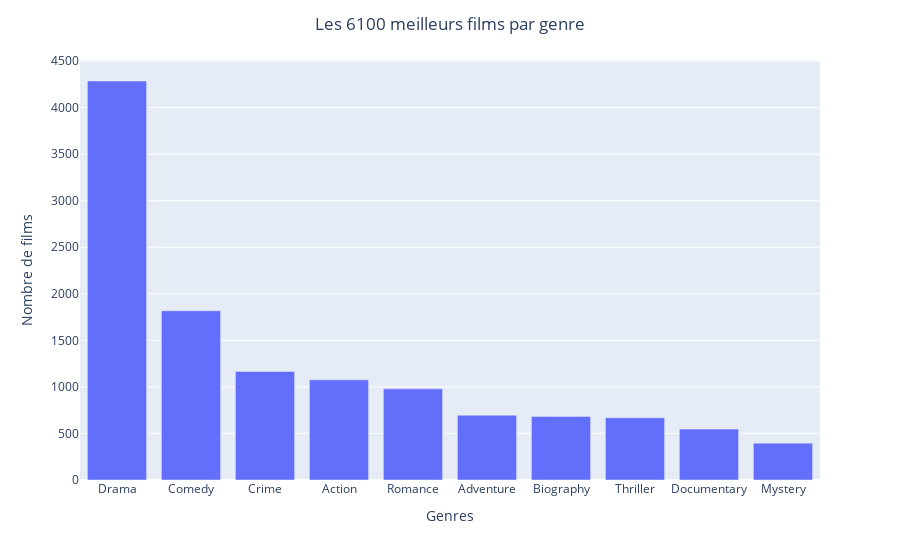
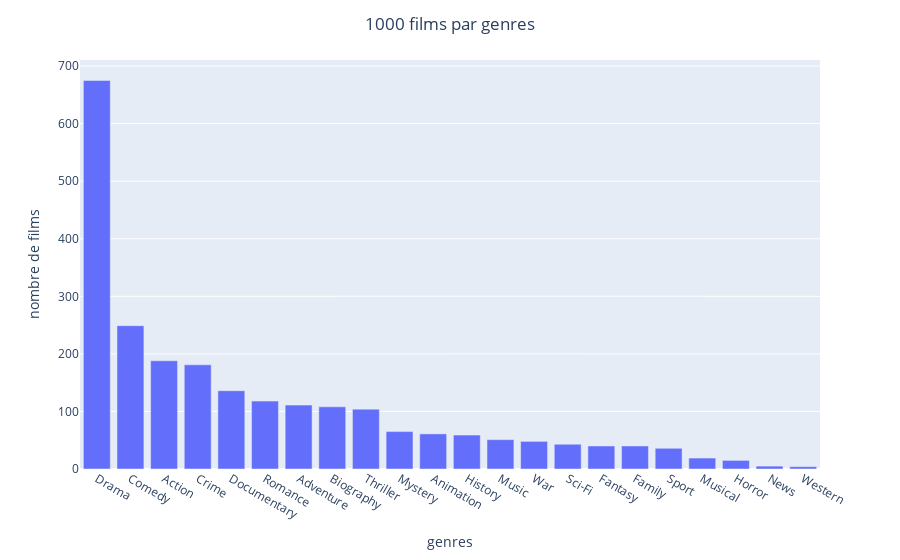
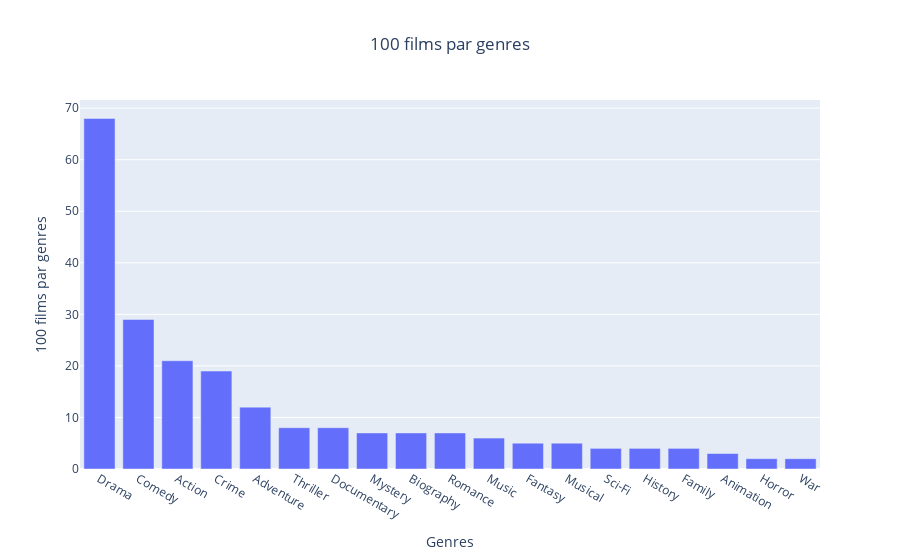

Notebook code for these charts, in order:
### Code cell
import seaborn as sns
import matplotlib.pyplot as plt
import pandas as pd
import numpy as np
from datetime import datetime

# Télécharger toutes les BDD
name_basics = pd.read_csv("https://datasets.imdbws.com/name.basics.tsv.gz", sep = "\t", low_memory = False, na_values=["\\N", "nan"])
title_akas = pd.read_csv("https://datasets.imdbws.com/title.akas.tsv.gz", sep = "\t", low_memory = False, na_values=["\\N", "nan"])
title_basics = pd.read_csv("https://datasets.imdbws.com/title.basics.tsv.gz", sep = "\t", low_memory = False, na_values=["\\N", "nan"])
title_crew = pd.read_csv("https://datasets.imdbws.com/title.crew.tsv.gz", sep = "\t", low_memory = False, na_values=["\\N", "nan"])
title_episode = pd.read_csv("https://datasets.imdbws.com/title.episode.tsv.gz", sep = "\t", low_memory = False, na_values=["\\N", "nan"])
title_principals = pd.read_csv("https://datasets.imdbws.com/title.principals.tsv.gz", sep = "\t", low_memory = False, na_values=["\\N", "nan"])
title_ratings = pd.read_csv("https://datasets.imdbws.com/title.ratings.tsv.gz", sep = "\t", low_memory = False, na_values=["\\N", "nan"])

# errors = "coerce" permet aux valeurs qui ne peuvent pas être convertie en int ou float de les remplacer en NaN.
#Utilisez la méthode pandas to_numeric pour convertir les valeurs de la colonne en nombres. Cette méthode va essayer de convertir toutes les valeurs de la colonne en nombres, 
#en supprimant toutes les chaînes de caractères. Les chaînes de caractères qui ne peuvent pas être converties en nombres seront remplacées par des valeurs NaN.
def convert_to_int(df_colonne,value_fill):
    df_colonne = pd.to_numeric(df_colonne, errors="coerce").fillna(value_fill)
    return df_colonne

#Utiliser la fonction pour convertir la colonne en question
title_basics["runtimeMinutes"] = convert_to_int(title_basics["runtimeMinutes"], 0)


# On effectue tous les filtres sur chaque BDD pour ne garder que ce qu'il nous intéresse.
movies = title_basics.loc[(title_basics["titleType"] == "movie") & (title_basics["isAdult"] == 0.0) & (title_basics['runtimeMinutes'] >= 60.0) & (title_basics['startYear'] >= 1970.0)]
title_akas = title_akas.loc[title_akas["region"] == "FR"] 
title_principals = title_principals.loc[title_principals["category"].isin(["actor", "actress","director"])]
title_ratings = title_ratings.loc[(title_ratings['numVotes'] > 3000) & (title_ratings['averageRating'] >= 7.0)]

# On effectue le nettoyage des différentes BDD avant fusion :

# renommer la colonne titleId dans la table title_akas en tconst pour que lors de la jointure il ne reste qu"une table tconst
title_akas.rename(columns = {'titleId':'tconst'}, inplace = True)

# permet de voir si il y a des duplicatats 
duplicates = title_akas.duplicated(subset=['tconst','title', 'language'], keep=False)

# permet de voir le nombre de duplicatats
duplicates.value_counts()

# Afficheer les lignes des duplicatats
duplicate_rows = title_akas.loc[duplicates]
duplicate_rows

# Supprimer la deuxième ligne du duplicatat et ne garder que la première
title_akas = title_akas.drop_duplicates(subset=['tconst','title', 'region', 'types'], keep="first")

# Permet de savoir la moyenne des votes
title_ratings["numVotes"].mean()

# Créer une fonction "Exploration".
def observation(df):
    print(df.head(15))
    print(f"\n")
    print(df.isna().sum())
    print(f"\n")
    print(df.shape)
    print(f"\n")
    print(df.duplicated().value_counts())
    
# Nous allons fusionner les BDD entre elles
fusion1 = pd.merge(title_principals,
                   name_basics,
                   how = "inner",
                   left_on="nconst",
                   right_on="nconst")

fusion2 = pd.merge(fusion1,
                   title_ratings,
                   how = "inner",
                   left_on="tconst",
                   right_on="tconst")

fusion3 = pd.merge(fusion2,
                   movies,
                   how = "inner",
                   left_on="tconst",
                   right_on="tconst")

bdd_finale = pd.merge(fusion3,
                   title_akas,
                   how = "left",
                   left_on="tconst",
                   right_on="tconst")

# Refaire un deuxième nettoyage afin de garder que ce l'on souhaite utiliser

# Supression colonnes inutiles :
bdd_finale = bdd_finale.drop(["ordering_x",
                        "job",
                        "characters",
                        "birthYear",
                        "deathYear",
                        "endYear",
                        "ordering_y",
                        "title",
                        "region",
                        "language",
                        "types",
                        "attributes",
                        "isOriginalTitle",
                        "isAdult",
                        "primaryProfession"], axis=1)

# Voir si il y a des doublons + value counts True False
duplicata = bdd_finale.duplicated().value_counts()
duplicata

# Supprimer les doublons en ne gardant que la première ligne
bdd_finale = bdd_finale.drop_duplicates(keep = "first")

# Regarder si il y a des valeurs manquantes
bdd_finale.isna().sum()

#Les dimensions de la table finale
observation(bdd_finale)

# Le nombre de film au total
bdd_finale["tconst"].value_counts().count()

# Sauvegarde de la BDD finale format CSV pour que les autres personnes de l'équipe puisse travailler dessus. 
bdd_finale.to_csv("bdd_filtré_final.tsv", sep="\t", index = False)

# KPI permettant de voir l'évolution de la durée des films depuis 1970

plt.figure(figsize=(15, 7))
sns.lineplot(data=bdd_finale, x='startYear', y='runtimeMinutes')
plt.title("L'évolution de la durée des films depuis les années 1970", fontweight="bold")
plt.ylabel("Temps en minutes")
plt.xlabel("Date")

#Pour les 6100 films :
# Je crée un df qui contient uniquement les genres en colonnes
df_genres = bdd_finale['genres'].str.get_dummies(',')
# Voir combien il y a de films par genre
somme_genres = df_genres.sum()
# Je selectionne les 10 genres les plus 'populaires' dans notre selection pour ensuite crée les KPI que je souhaite sortir plus bas.
top_10_genres = somme_genres.sort_values(ascending=False).head(10)

#Pour 1000 et 100 :

# On récupere les 100 et 1000 films les mieux notés
top_100_films = bdd_finale.sort_values(by='averageRating', ascending=False).head(100)
top_1000_films = bdd_finale.sort_values(by='averageRating', ascending=False).head(1000)

# On met 1 genre par colonne
top_100_genres = top_100_films['genres'].str.get_dummies(',')
top_1000_genres = top_1000_films['genres'].str.get_dummies(',')

# On fait la somme des genres  et on affiche les 100 / 1000 premiers
somme_100_genres = top_100_genres['genres'] = top_100_genres.sum()
somme_1000_genres = top_1000_genres['genres'] = top_1000_genres.sum()
somme_100_genres = somme_100_genres.sort_values(ascending=False)
somme_1000_genres = somme_1000_genres.sort_values(ascending=False)


import plotly.express as px

# KPI permettant de voir les 6100 films les mieux notés par genre :

data = {'Genre': ['Drama', 'Comedy', 'Crime', 'Action', 'Romance', 'Adventure', 'Biography', 'Thriller', 'Documentary', 'Mystery'],
        'Count': [4286, 1818, 1166, 1077, 979, 696, 682, 669, 547, 396]}
df_10gnr = pd.DataFrame(data)
fig = px.bar(df_10gnr, x='Genre', y='Count', labels={'Genre': 'Genres', 'Count': 'Nombre de films'})
fig.update_layout(title={'text': 'Les 6100 meilleurs films par genre', 'x': 0.5, 'xanchor': 'center'})
fig.show()

# KPI permettant de voir les 1000 films les mieux notés par genre :

data = {
    'genres': ['Drama', 'Comedy', 'Action', 'Crime', 'Documentary', 'Romance', 'Adventure', 'Biography', 'Thriller', 'Mystery', 'Animation', 'History', 'Music', 'War', 'Sci-Fi', 'Fantasy', 'Family', 'Sport', 'Musical', 'Horror', 'News', 'Western'],
    'count': [675.0, 249.0, 188.0, 181.0, 136.0, 118.0, 111.0, 108.0, 104.0, 65.0, 61.0, 59.0, 51.0, 48.0, 43.0, 40.0, 40.0, 36.0, 19.0, 15.0, 5.0, 4.0]
}
df1000 = pd.DataFrame(data)
fig = px.bar(df1000, x='genres', y='count', labels={'count': 'nombre de films'})
fig.update_layout(title={'text': '1000 films par genres', 'x': 0.5, 'xanchor': 'center'})
fig.show()

# KPI permettant de voir les 100 films les mieux notés par genre :

data = {'Genre': ['Drama', 'Comedy', 'Action', 'Crime', 'Adventure', 'Thriller', 'Documentary', 'Mystery',
                  'Biography', 'Romance', 'Music', 'Fantasy', 'Musical', 'Sci-Fi', 'History', 'Family',
                  'Animation', 'Horror', 'War'],
        'Count': [68.0, 29.0, 21.0, 19.0, 12.0, 8.0, 8.0, 7.0, 7.0, 7.0, 6.0, 5.0, 5.0, 4.0, 4.0, 4.0, 3.0, 2.0, 2.0]}
df100 = pd.DataFrame(data)
fig = px.bar(df100, x='Genre', y='Count', labels={'Genre': 'Genres', 'Count': '100 films par genres'}, title='Genre Distribution')
fig.update_layout(title={'text': '100 films par genres', 'x': 0.5, 'xanchor': 'center'})
fig.show()

### Figure 1 — Plotly figure (JSON) as saved in the notebook; plotly's stock layout.template omitted (floating-point values rounded to 4 significant figures)
{"data": [{"alignmentgroup": "True", "hovertemplate": "Genres=%{x}<br>Nombre de films=%{y}<extra></extra>", "legendgroup": "", "marker": {"color": "#636efa", "pattern": {"shape": ""}}, "name": "", "offsetgroup": "", "orientation": "v", "showlegend": false, "textposition": "auto", "type": "bar", "x": ["Drama", "Comedy", "Crime", "Action", "Romance", "Adventure", "Biography", "Thriller", "Documentary", "Mystery"], "xaxis": "x", "y": [4286, 1818, 1166, 1077, 979, 696, 682, 669, 547, 396], "yaxis": "y"}], "layout": {"barmode": "relative", "legend": {"tracegroupgap": 0}, "margin": {"t": 60}, "title": {"text": "Les 6100 meilleurs films par genre", "x": 0.5, "xanchor": "center"}, "xaxis": {"anchor": "y", "domain": [0, 1], "title": {"text": "Genres"}}, "yaxis": {"anchor": "x", "domain": [0, 1], "title": {"text": "Nombre de films"}}}}

### Figure 2 — Plotly figure (JSON) as saved in the notebook; plotly's stock layout.template omitted (floating-point values rounded to 4 significant figures)
{"data": [{"alignmentgroup": "True", "hovertemplate": "genres=%{x}<br>nombre de films=%{y}<extra></extra>", "legendgroup": "", "marker": {"color": "#636efa", "pattern": {"shape": ""}}, "name": "", "offsetgroup": "", "orientation": "v", "showlegend": false, "textposition": "auto", "type": "bar", "x": ["Drama", "Comedy", "Action", "Crime", "Documentary", "Romance", "Adventure", "Biography", "Thriller", "Mystery", "Animation", "History", "Music", "War", "Sci-Fi", "Fantasy", "Family", "Sport", "Musical", "Horror", "News", "Western"], "xaxis": "x", "y": [675, 249, 188, 181, 136, 118, 111, 108, 104, 65, 61, 59, 51, 48, 43, 40, 40, 36, 19, 15, 5, 4], "yaxis": "y"}], "layout": {"barmode": "relative", "legend": {"tracegroupgap": 0}, "margin": {"t": 60}, "title": {"text": "1000 films par genres", "x": 0.5, "xanchor": "center"}, "xaxis": {"anchor": "y", "domain": [0, 1], "title": {"text": "genres"}}, "yaxis": {"anchor": "x", "domain": [0, 1], "title": {"text": "nombre de films"}}}}

### Figure 3 — Plotly figure (JSON) as saved in the notebook; plotly's stock layout.template omitted (floating-point values rounded to 4 significant figures)
{"data": [{"alignmentgroup": "True", "hovertemplate": "Genres=%{x}<br>100 films par genres=%{y}<extra></extra>", "legendgroup": "", "marker": {"color": "#636efa", "pattern": {"shape": ""}}, "name": "", "offsetgroup": "", "orientation": "v", "showlegend": false, "textposition": "auto", "type": "bar", "x": ["Drama", "Comedy", "Action", "Crime", "Adventure", "Thriller", "Documentary", "Mystery", "Biography", "Romance", "Music", "Fantasy", "Musical", "Sci-Fi", "History", "Family", "Animation", "Horror", "War"], "xaxis": "x", "y": [68, 29, 21, 19, 12, 8, 8, 7, 7, 7, 6, 5, 5, 4, 4, 4, 3, 2, 2], "yaxis": "y"}], "layout": {"barmode": "relative", "legend": {"tracegroupgap": 0}, "title": {"text": "100 films par genres", "x": 0.5, "xanchor": "center"}, "xaxis": {"anchor": "y", "domain": [0, 1], "title": {"text": "Genres"}}, "yaxis": {"anchor": "x", "domain": [0, 1], "title": {"text": "100 films par genres"}}}}
